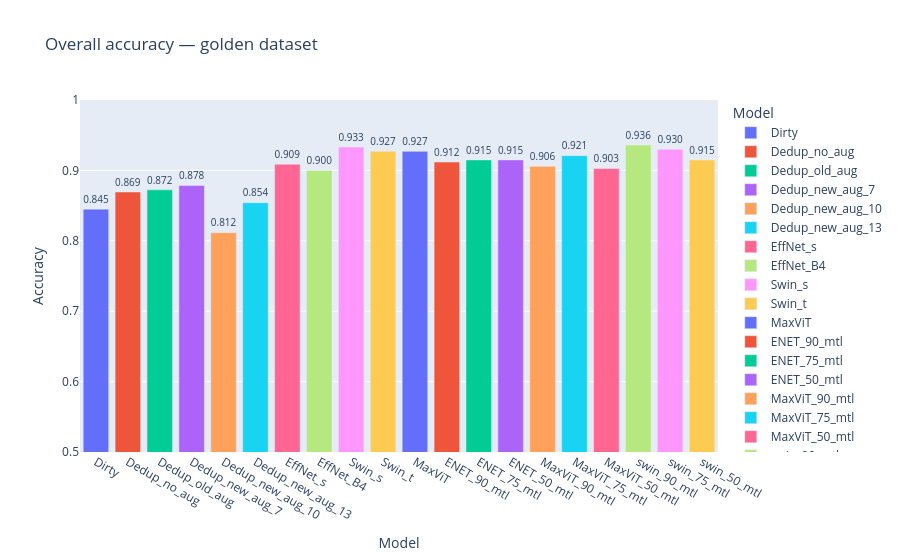
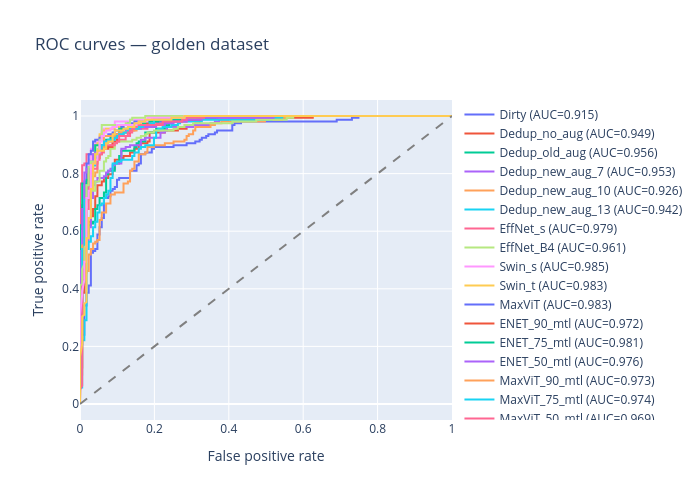
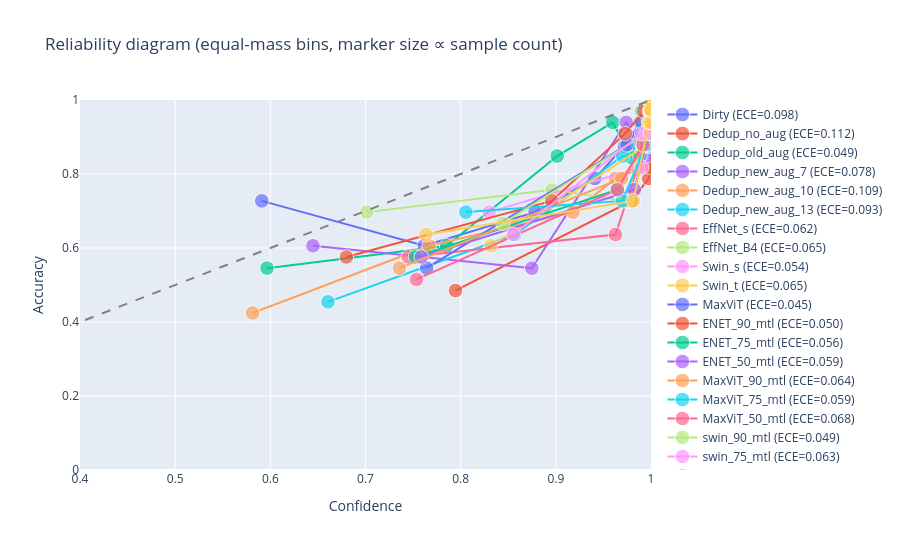
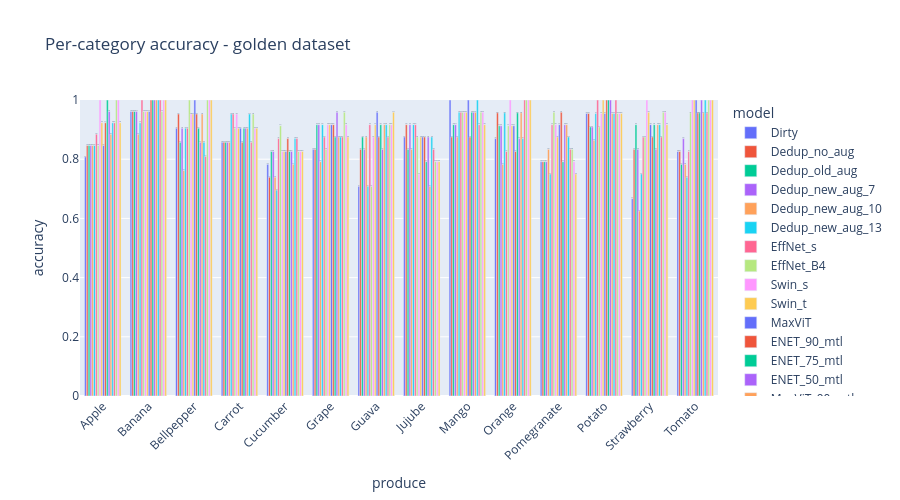

Write notebook code for charts like these, in order.
### Code cell
# ── Compute all metrics first ─────────────────────────────────────────────────
metrics = {}
rows = []
for name, df in results.items():
    fpr, tpr, _ = roc_curve(df["true_label"], df["p_rotten"])
    auc = roc_auc_score(df["true_label"], df["p_rotten"])
    ece, bins = compute_ece(df["true_label"], df["pred"], df["confidence"])
    prec, rec, f1, _ = precision_recall_fscore_support(
        df["true_label"], df["pred"], average="binary", pos_label=1, zero_division=0
    )
    metrics[name] = {"fpr": fpr, "tpr": tpr, "auc": auc, "ece": ece, "bins": bins}
    rows.append({
        "Model":       name,
        "Accuracy":    df["correct"].mean(),
        "AUC-ROC":     auc,
        "ECE":         ece,
        "Brier":       brier_score_loss(df["true_label"], df["p_rotten"]),
        "Mean conf.":  df["confidence"].mean(),
        "Precision":   prec,
        "Recall":      rec,
        "F1":          f1,
        "N":           len(df),
    })

# ── Summary table (before figures) ────────────────────────────────────────────
summary = pd.DataFrame(rows).set_index("Model")
higher_better = ["Accuracy", "AUC-ROC", "F1", "Precision", "Recall"]
lower_better  = ["ECE", "Brier"]

def rank_highlight(col, ascending):
    """Color top 3 distinct values: dark > medium > light green."""
    ranks = col.rank(ascending=ascending, method='dense')
    colors = {
        1: 'background-color:#4C9B36; color:black; weight:bold;',  
        2: 'background-color:#97D586 ; color:black',             
        3: 'background-color:#B4E1A8; color:black',       
    }
    return [colors.get(int(r), '') for r in ranks]

display(summary.style
    .format("{:.4f}", subset=summary.columns.difference(["N"]))
    .apply(lambda c: rank_highlight(c, ascending=False), subset=higher_better)
    .apply(lambda c: rank_highlight(c, ascending=True),  subset=lower_better)
)

# ── Overall accuracy bar chart ─────────────────────────────────────────────────
overall = summary[["Accuracy"]].reset_index()
fig1 = px.bar(overall, x="Model", y="Accuracy", text_auto=".3f",
              title="Overall accuracy — golden dataset",
              color="Model", range_y=[0.5, 1.0])
fig1.update_traces(textposition="outside")
fig1.show()

# ── ROC curves ────────────────────────────────────────────────────────────────
fig_roc = go.Figure()
for name, m in metrics.items():
    fig_roc.add_trace(go.Scatter(x=m["fpr"], y=m["tpr"], mode="lines",
                                 name=f"{name} (AUC={m['auc']:.3f})"))
fig_roc.add_trace(go.Scatter(x=[0, 1], y=[0, 1], mode="lines",
                             line=dict(dash="dash", color="gray"), name="Random"))
fig_roc.update_layout(title="ROC curves — golden dataset",
                      xaxis_title="False positive rate", yaxis_title="True positive rate",
                      height=500, width=700)
fig_roc.show()

# ── Reliability diagram ───────────────────────────────────────────────────────
# Reliability diagram — equal-mass (quantile) bins + marker size ∝ sample count
# Fixes the jaggedness from sparse equal-width bins; legend click still toggles each trace
N_BINS_VIS = 10
fig_ece = go.Figure()
for name, df in results.items():
    conf = df["confidence"].values
    correct = df["correct"].values.astype(int)
    edges = np.quantile(conf, np.linspace(0, 1, N_BINS_VIS + 1))
    edges[0], edges[-1] = 0.0, 1.0
    xs, ys, counts = [], [], []
    for i in range(N_BINS_VIS):
        lo, hi = edges[i], edges[i + 1]
        m = (conf >= lo) & (conf < hi) if i < N_BINS_VIS - 1 else (conf >= lo) & (conf <= hi)
        if m.sum() < 2:
            continue
        xs.append(float(conf[m].mean()))
        ys.append(float(correct[m].mean()))
        counts.append(int(m.sum()))
    fig_ece.add_trace(go.Scatter(
        x=xs, y=ys, mode="lines+markers",
        marker=dict(size=[6 + float(np.sqrt(c)) * 1.5 for c in counts]),
        customdata=counts,
        hovertemplate="conf=%{x:.3f}<br>acc=%{y:.3f}<br>n=%{customdata}<extra></extra>",
        name=f"{name} (ECE={metrics[name]['ece']:.3f})",
    ))
fig_ece.add_trace(go.Scatter(
    x=[0, 1], y=[0, 1], mode="lines",
    line=dict(dash="dash", color="gray"), name="Perfect calibration"
))
fig_ece.update_layout(
    title="Reliability diagram (equal-mass bins, marker size ∝ sample count)",
    xaxis_title="Confidence", yaxis_title="Accuracy",
    xaxis=dict(range=[0.4, 1.0]), yaxis=dict(range=[0, 1]),
    height=550, width=900,
    legend=dict(itemclick="toggle", itemdoubleclick="toggleothers"),
)
fig_ece.show()


# ── Per-category grouped bar chart ────────────────────────────────────────────
# per_cat = []
# for name, df in results.items():
#     cat_acc = df.groupby("produce")["correct"].mean().reset_index()
#     cat_acc.columns = ["produce", "accuracy"]
#     cat_acc["model"] = name
#     per_cat.append(cat_acc)

# per_cat_df = pd.concat(per_cat)

# fig2 = px.bar(per_cat_df, x="produce", y="accuracy", color="model",
#               barmode="group", title="Per-category accuracy - golden dataset",
#               range_y=[0, 1.0], text_auto=".2f")
# fig2.update_layout(xaxis_tickangle=-45, height=500)
# fig2.show()

# ── Heatmap ───────────────────────────────────────────────────────────────────
# pivot = per_cat_df.pivot(index="model", columns="produce", values="accuracy")

# fig3 = px.imshow(pivot, text_auto=".2f", aspect="auto",
#                  color_continuous_scale="RdYlGn", range_color=[0.5, 1.0],
#                  title="Accuracy heatmap — model vs category")
# fig3.show()

# OOD golden-set accuracy - task-critical, this is what the system will actually face
# OOD AUC-ROC - robust to class imbalance, threshold-free. Great tiebreaker when accuracies are within 1-2pp
# OOD ECE/brier - calibration matters because ripeness grading downstream reads softmax confidence
# 
# 1. Identify best dataset variation using EfficientNet STL baseline (deduplication, pre-augmentation)
#    Deduplication (old aug) has wins over no aug; however, deduplicaiton + new aug has superior performance.
#    =DEDUPLICATION (NO AUG) WINS=
# 2. Identify best STL architecture at fixed optimizer (AdamW): EfficientNet vs Swin vs MaxViT
#    MAXVIT WINS BY ACC, ECE/BRIER (notably) & F1. Keep Enet_v2 for CNN comparison.
# 3. On winning arch, MTL vs STL with unified stopping criterion (primary-task loss)
# 4. On winning arch, architectural ablations:
#     - freeze / partial-freeze / finetune
#     - pretrained / random-init
#     - class-weighted / unweighted loss
# 5. Augmentation ablation on best config from (4)
# 6. Post-hoc: temperature scaling on val > OOD ECE check
